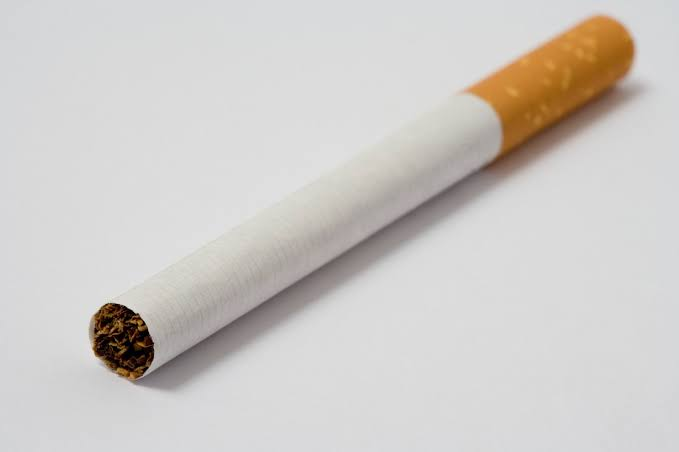
#> input picture gambar asli/batang rokok_Grayscale thresholder.jpg, 679 x 452 px
$ jupyter execute --allow-errors Tugas1_PPACD.ipynb
#> lines starting #> are read from the running program, lines starting #| are printed output that depends on the picture; after the words box and inside, x2 and y2 are one past the last pixel; in counts of white or black regions, pixels touching at a corner belong together
[cell 1]
import cv2
import numpy as np
import matplotlib.pyplot as plt
import os

plt.rcParams['figure.dpi'] = 120
plt.rcParams['font.size'] = 9
plt.rcParams['axes.titlesize'] = 10
plt.rcParams['axes.labelsize'] = 9

DIR_ASLI = 'gambar asli'
DIR_IMAGEJ = 'gambar hasil imageJ'
DIR_PYTHON = 'gambar hasil python'

os.makedirs(DIR_PYTHON, exist_ok=True)

print("Status Direktori:")
print(f"  [√] Direktori gambar asli     : '{DIR_ASLI}' (Ada: {os.path.exists(DIR_ASLI)})")
print(f"  [√] Direktori hasil ImageJ    : '{DIR_IMAGEJ}' (Ada: {os.path.exists(DIR_IMAGEJ)})")
print(f"  [√] Direktori hasil Python    : '{DIR_PYTHON}' (Ada: {os.path.exists(DIR_PYTHON)})")

[cell 2]
path_rokok = os.path.join(DIR_ASLI, 'batang rokok_Grayscale thresholder.jpg')
img_rokok_bgr = cv2.imread(path_rokok)
#> img_rokok_bgr is the input picture: shape (452, 679, 3); mean B, G, R 199.7, 203, 206.5
img_rokok_rgb = cv2.cvtColor(img_rokok_bgr, cv2.COLOR_BGR2RGB)

gray_rokok = cv2.cvtColor(img_rokok_bgr, cv2.COLOR_BGR2GRAY)
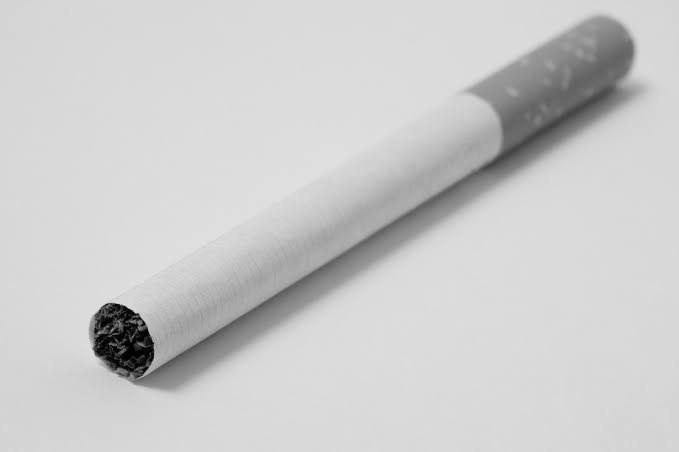
#> gray_rokok: shape (452, 679); min 0, max 234, mean 203.6

otsu_thresh, bin_rokok_otsu = cv2.threshold(gray_rokok, 0, 255, cv2.THRESH_BINARY_INV + cv2.THRESH_OTSU)
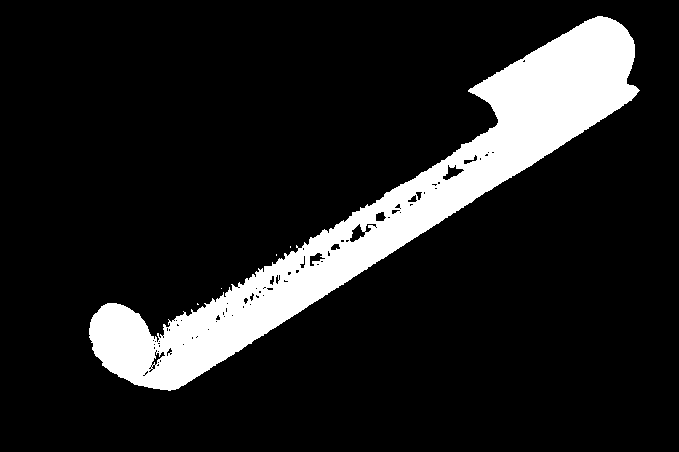
#> bin_rokok_otsu: shape (452, 679); 13% white; 5 white regions (4 under 20 px), largest, box (x1, y1, x2, y2) and area: (89, 16, 640, 391) 39770
#> otsu_thresh = 171

_, bin_rokok_std = cv2.threshold(gray_rokok, int(otsu_thresh), 255, cv2.THRESH_BINARY)

path_out_gray = os.path.join(DIR_PYTHON, 'batang_rokok_grayscale.jpg')
path_out_thresh = os.path.join(DIR_PYTHON, 'batang_rokok_threshold_otsu.jpg')
path_out_thresh_std = os.path.join(DIR_PYTHON, 'batang_rokok_threshold_binary.jpg')

cv2.imwrite(path_out_gray, gray_rokok)
cv2.imwrite(path_out_thresh, bin_rokok_otsu)
cv2.imwrite(path_out_thresh_std, bin_rokok_std)

path_rokok_ij = os.path.join(DIR_IMAGEJ, 'batang rokok.jpg')
img_rokok_ij = cv2.imread(path_rokok_ij, cv2.IMREAD_GRAYSCALE)
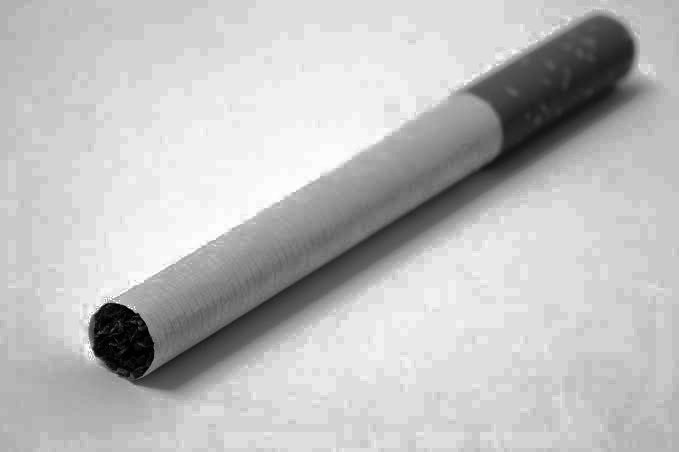
#> input picture gambar hasil imageJ/batang rokok.jpg, 679 x 452 px
#> img_rokok_ij is the input picture: shape (452, 679); min 0, max 255, mean 190

print(f"Informasi Citra Batang Rokok:")
print(f"  - Dimensi Citra Asli        : {img_rokok_bgr.shape} (RGB 3-channel)")
#|   - Dimensi Citra Asli        : (452, 679, 3) (RGB 3-channel)
print(f"  - Dimensi Citra Grayscale   : {gray_rokok.shape} (1-channel)")
#|   - Dimensi Citra Grayscale   : (452, 679) (1-channel)
print(f"  - Nilai Ambang Otsu Terpilih: T = {otsu_thresh:.1f}")
#|   - Nilai Ambang Otsu Terpilih: T = 171.0
print(f"  - Persentase Piksel Objek   : {np.mean(bin_rokok_otsu == 255) * 100:.2f}%")
#|   - Persentase Piksel Objek   : 12.96%
print(f"  [√] Tersimpan di: {path_out_gray} dan {path_out_thresh}")

[cell 3]
fig, axes = plt.subplots(2, 3, figsize=(14, 8))

axes[0, 0].imshow(img_rokok_rgb)
axes[0, 0].set_title("(a) Citra Asli (RGB)")
axes[0, 0].axis('off')

axes[0, 1].imshow(gray_rokok, cmap='gray')
axes[0, 1].set_title("(b) Citra Grayscale (Python)")
axes[0, 1].axis('off')

axes[0, 2].imshow(img_rokok_ij, cmap='gray')
axes[0, 2].set_title("(c) Hasil ImageJ")
axes[0, 2].axis('off')

axes[1, 0].hist(gray_rokok.ravel(), bins=256, range=[0, 256], color='gray', alpha=0.8)
axes[1, 0].axvline(otsu_thresh, color='red', linestyle='--', linewidth=2, label=f'Otsu T = {otsu_thresh:.0f}')
axes[1, 0].set_title("(d) Histogram Intensitas & Ambang Otsu")
axes[1, 0].set_xlabel("Nilai Intensitas (0-255)")
axes[1, 0].set_ylabel("Frekuensi Piksel")
axes[1, 0].legend()

axes[1, 1].imshow(bin_rokok_otsu, cmap='gray')
axes[1, 1].set_title("(e) Threshold Otsu Inverted (Objek = 255)")
axes[1, 1].axis('off')

axes[1, 2].imshow(bin_rokok_std, cmap='gray')
axes[1, 2].set_title("(f) Threshold Otsu Standar")
axes[1, 2].axis('off')

plt.tight_layout()
plt.show()
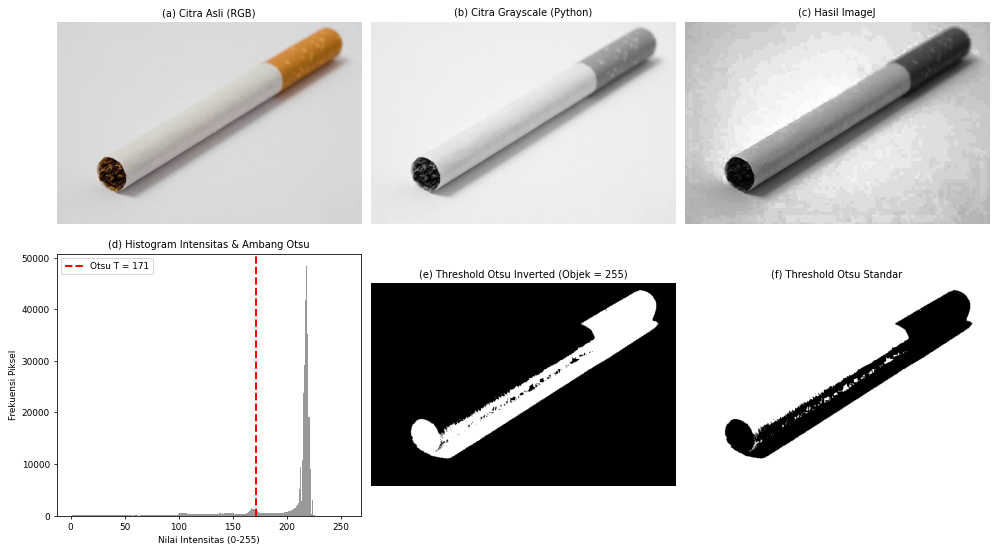
#> figure drawn by matplotlib, 6 panels; panel 4: tallest bar 48330 high, from x = 218 to 219

[cell 4]
path_bunga = os.path.join(DIR_ASLI, 'bunga_noise.jpg')
img_bunga_bgr = cv2.imread(path_bunga)
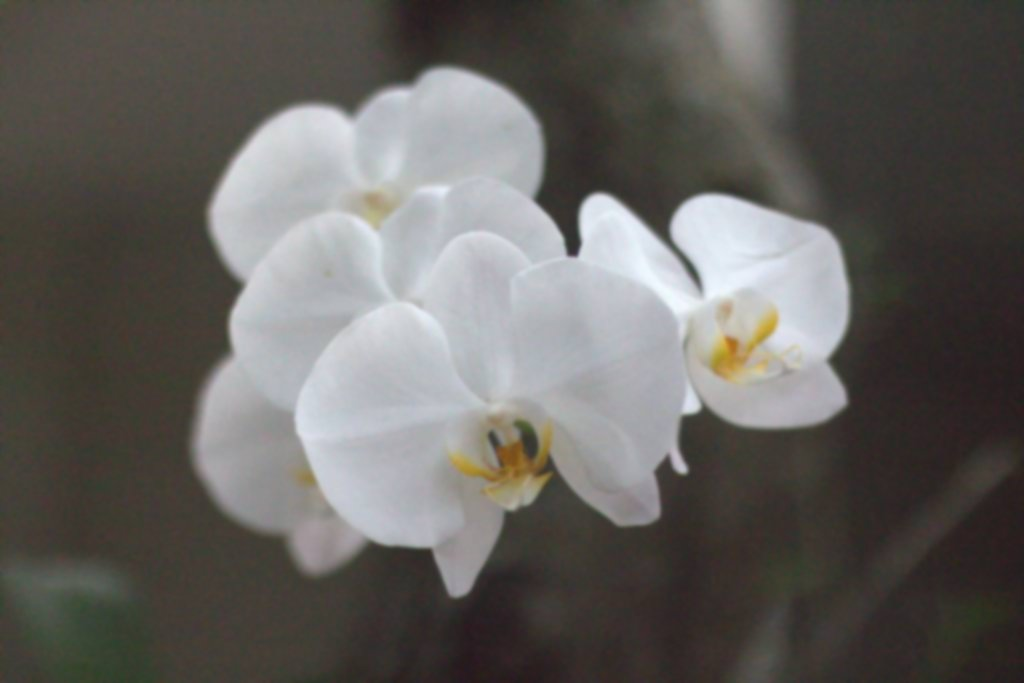
#> input picture gambar hasil imageJ/bunga_noise.jpg, 1024 x 683 px, found by its file name
#> img_bunga_bgr is the input picture: shape (683, 1024, 3); mean B, G, R 94.2, 97.6, 100.2
img_bunga_rgb = cv2.cvtColor(img_bunga_bgr, cv2.COLOR_BGR2RGB)

smooth_box = cv2.blur(img_bunga_bgr, (5, 5))
smooth_box_rgb = cv2.cvtColor(smooth_box, cv2.COLOR_BGR2RGB)

smooth_gauss = cv2.GaussianBlur(img_bunga_bgr, (5, 5), 1.2)
smooth_gauss_rgb = cv2.cvtColor(smooth_gauss, cv2.COLOR_BGR2RGB)

smooth_median = cv2.medianBlur(img_bunga_bgr, 5)
smooth_median_rgb = cv2.cvtColor(smooth_median, cv2.COLOR_BGR2RGB)

path_out_box = os.path.join(DIR_PYTHON, 'bunga_smooth_box.jpg')
path_out_gauss = os.path.join(DIR_PYTHON, 'bunga_smooth_gaussian.jpg')
path_out_median = os.path.join(DIR_PYTHON, 'bunga_smooth_median.jpg')

cv2.imwrite(path_out_box, smooth_box)
cv2.imwrite(path_out_gauss, smooth_gauss)
cv2.imwrite(path_out_median, smooth_median)

path_bunga_ij = os.path.join(DIR_IMAGEJ, 'bunga_noise.jpg')
img_bunga_ij_bgr = cv2.imread(path_bunga_ij)
img_bunga_ij_rgb = cv2.cvtColor(img_bunga_ij_bgr, cv2.COLOR_BGR2RGB)

print("Informasi Citra Bunga (Smoothing):")
print(f"  - Dimensi Citra Bunga     : {img_bunga_bgr.shape}")
#|   - Dimensi Citra Bunga     : (683, 1024, 3)
print(f"  - Varians Derau Asli      : {np.var(img_bunga_bgr):.2f}")
#|   - Varians Derau Asli      : 3758.83
print(f"  - Varians Setelah Gaussian: {np.var(smooth_gauss):.2f}")
#|   - Varians Setelah Gaussian: 3749.07
print(f"  [√] Berkas tersimpan di folder '{DIR_PYTHON}'")

[cell 5]
y1, y2, x1, x2 = 250, 400, 450, 600

fig, axes = plt.subplots(2, 4, figsize=(16, 8))

axes[0, 0].imshow(img_bunga_rgb)
axes[0, 0].set_title("1. Citra Asli (Noise Bintik)")
axes[0, 0].axis('off')

axes[0, 1].imshow(smooth_gauss_rgb)
axes[0, 1].set_title("2. Python: Gaussian Blur (5x5)")
axes[0, 1].axis('off')

axes[0, 2].imshow(smooth_median_rgb)
axes[0, 2].set_title("3. Python: Median Filter (k=5)")
axes[0, 2].axis('off')

axes[0, 3].imshow(img_bunga_ij_rgb)
axes[0, 3].set_title("4. ImageJ: Process > Smooth")
axes[0, 3].axis('off')

axes[1, 0].imshow(img_bunga_rgb[y1:y2, x1:x2])
axes[1, 0].set_title("Crop Asli (Derau Kelihatan)")
axes[1, 0].axis('off')

axes[1, 1].imshow(smooth_gauss_rgb[y1:y2, x1:x2])
axes[1, 1].set_title("Crop Gaussian (Halus Alami)")
axes[1, 1].axis('off')

axes[1, 2].imshow(smooth_median_rgb[y1:y2, x1:x2])
axes[1, 2].set_title("Crop Median (Bintik Lenyap)")
axes[1, 2].axis('off')

axes[1, 3].imshow(img_bunga_ij_rgb[y1:y2, x1:x2])
axes[1, 3].set_title("Crop ImageJ (Smooth)")
axes[1, 3].axis('off')

plt.tight_layout()
plt.show()
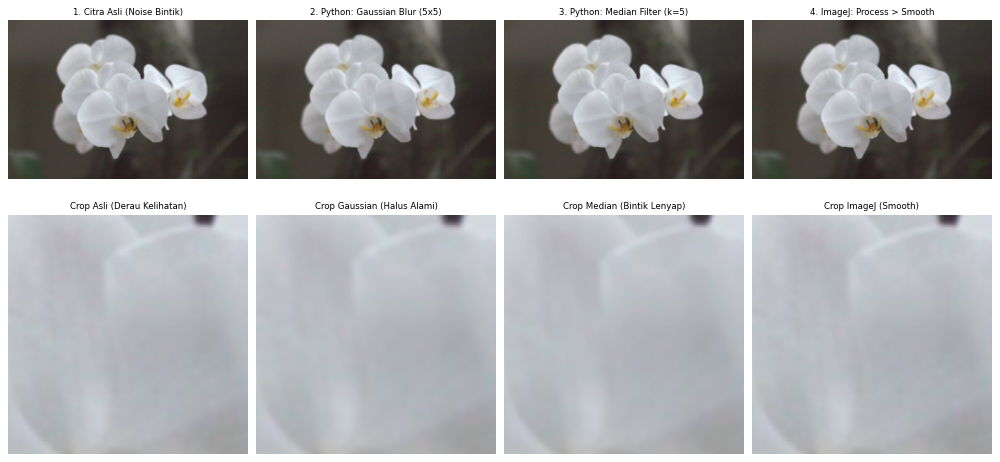
#> figure drawn by matplotlib, 8 panels
